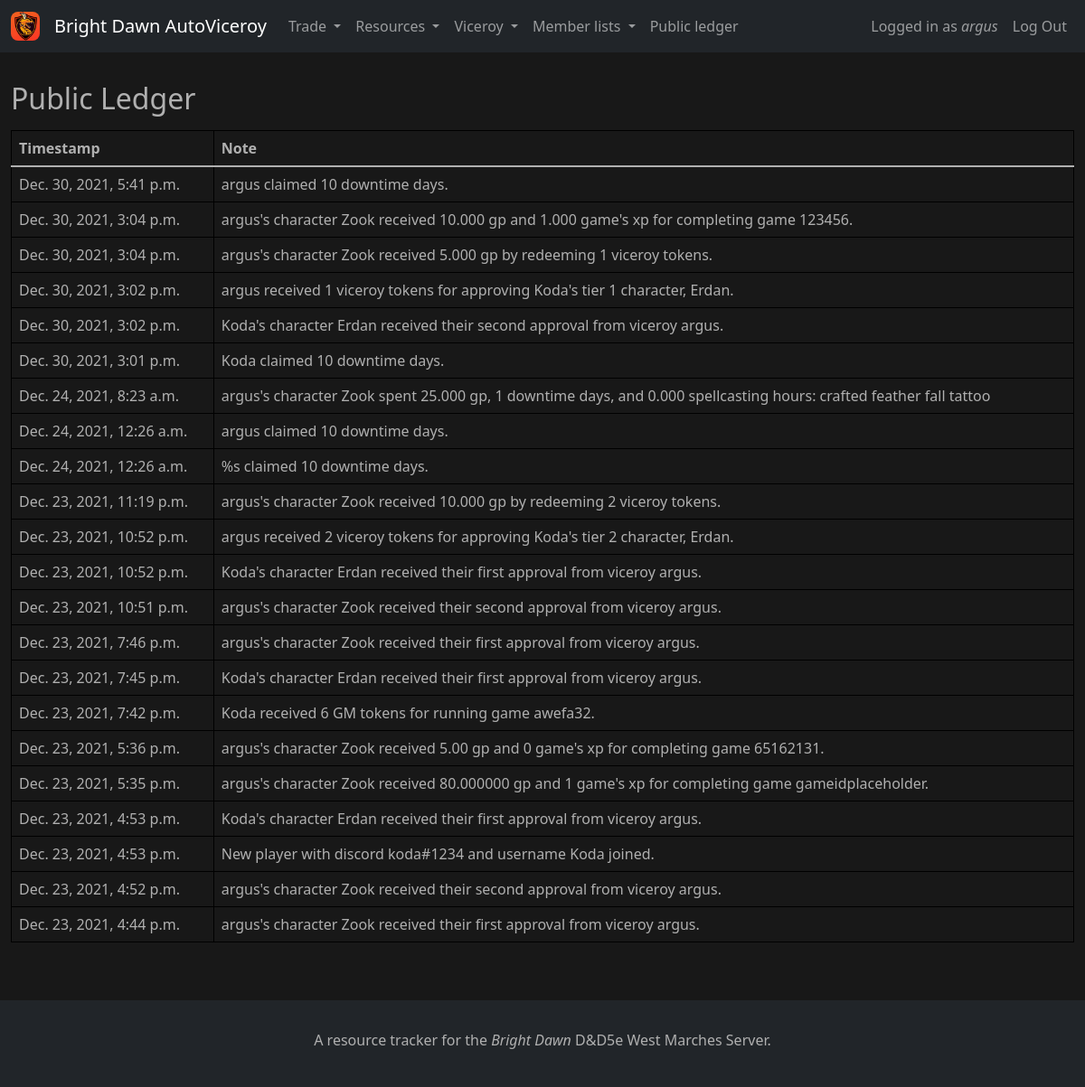
Before: /resource_tracker/ledger/ (signed in) with the older database file.
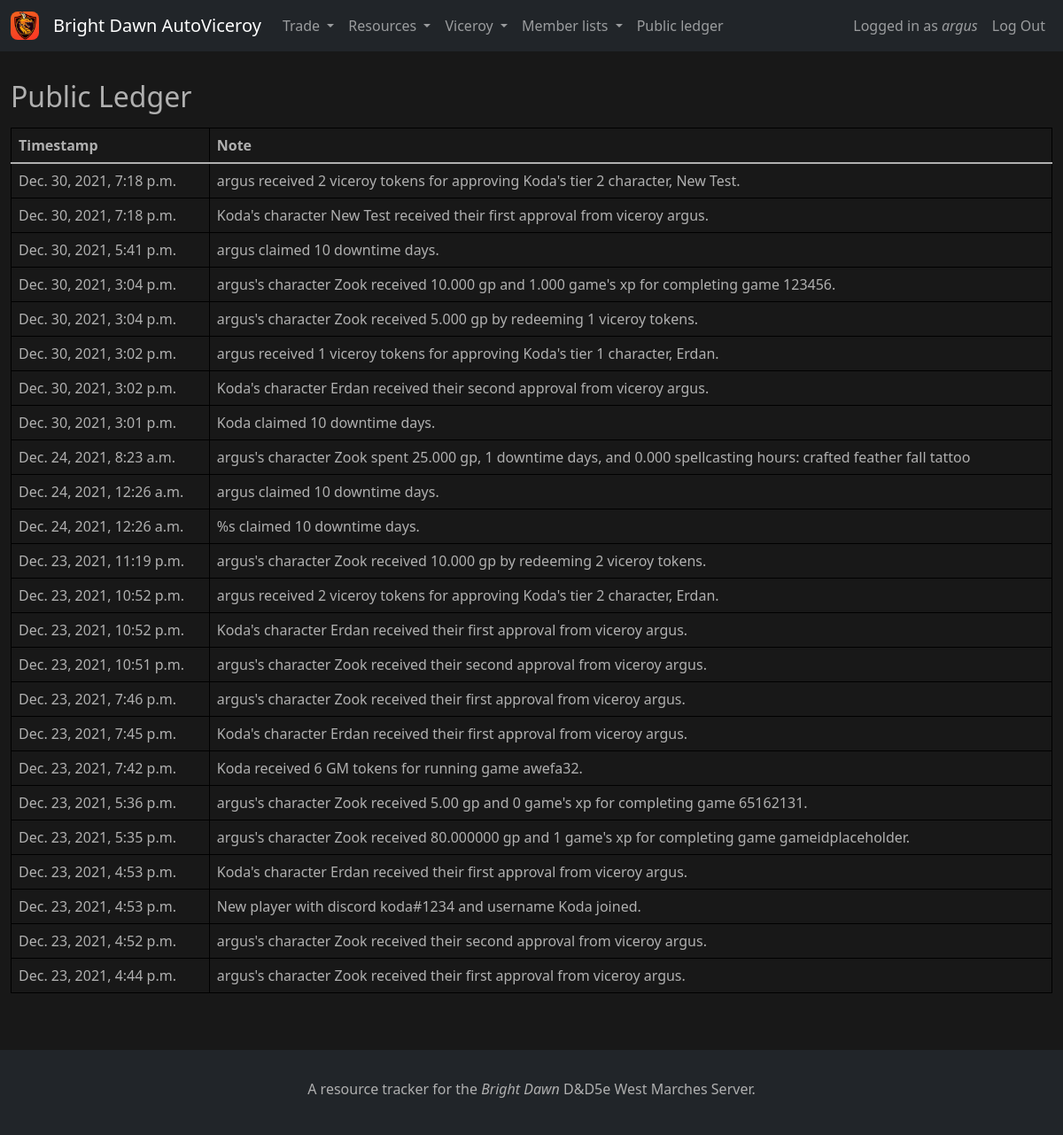
After: the same page with the newer database file.
### resource_tracker/models.py (models this page shows, shortened)
class LedgerLog(models.Model):
    created = models.DateTimeField(auto_now_add=True)
    note = models.CharField(max_length=500)

### resource_tracker/views.py (the view)
# urls.py: path('ledger/', views.ledger, name='ledger'),
def ledger(request):
    if not request.user.is_authenticated:
        raise PermissionDenied()
    context = alwaysContext(request)
    context["logs"] = LedgerLog.objects.all().order_by("-created")
    return render(request, "ledger.html", context)

### brightdawn/views.py (called while the page is built)
def lastSundayMidnight():
    today = datetime.date.today()
    idx = (today.weekday() + 1) % 7
    last_sunday = today - datetime.timedelta(idx)
    last_sunday = datetime.datetime.combine(last_sunday, datetime.datetime.min.time())
    last_sunday = pytz.timezone("US/Eastern").localize(last_sunday)
    return last_sunday

def alwaysContext(request):
    user_player = Player.objects.get(user=request.user)
    if user_player.last_spellcaster_claim < lastSundayMidnight():
        user_player.spellcaster_hours = 24
        user_player.last_spellcaster_claim = datetime.datetime.now()
        user_player.save()
    return {
        "user_player" : user_player
    }

### resource_tracker/templates/ledger.html (shortened to what this page needs)
{% extends "base.html" %}
{% block page_title %}
Public Ledger
{% endblock %}
{% block body %}
<table class="table">
    <thead>
        <tr>
            <th>Timestamp</th>
            <th>Note</th>
        </tr>
    </thead>
    <tbody>
        {% for log in logs %}
        <tr>
            <td>{{log.created}}</td>
            <td>{{log.note}}</td>
        </tr>
        {% endfor %}
    </tbody>
</table>
{% endblock %}

Changed rows visible on the page:
added LedgerLog: created "Dec. 30, 2021, 7:18 p.m.", note "argus received 2 viceroy tokens for approving Koda's tier 2 character, New Test."
added LedgerLog: created "Dec. 30, 2021, 7:18 p.m.", note "Koda's character New Test received their first approval from viceroy argus."
